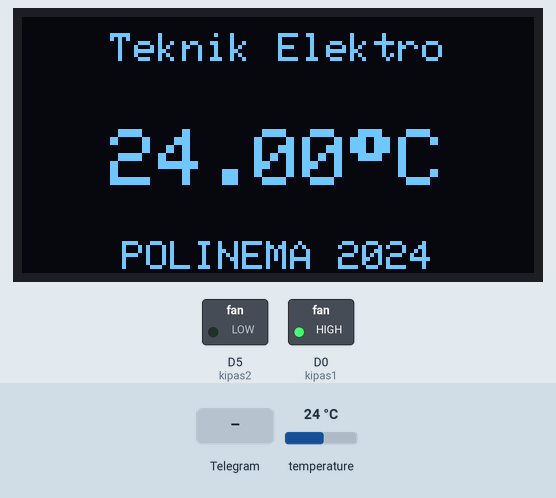
A sketch run on a simulated ESP8266 (NodeMCU). On the bench: 128×64 one-colour display, switched loads named in the sketch (green lamp = pin HIGH). Inputs (shaded band) come from the test bench; at power-on: temperature 24 °C. WiFi joins after 1.5 s; servers stay silent unless stated; what the sketch prints to the serial monitor is not drawn.

Above: at 4.8 s.
4.9 s: temperature set to 34.2 °C
At 6.8 s:
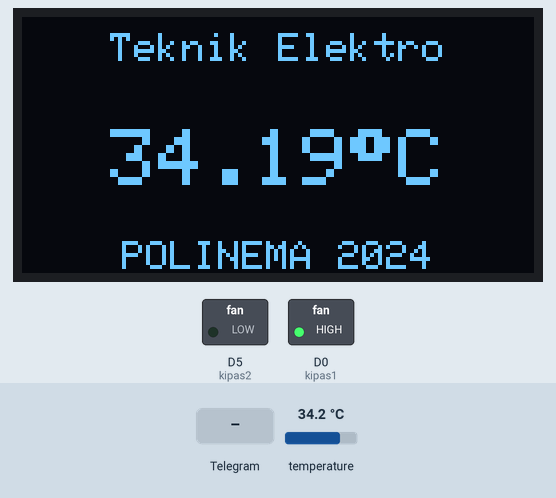
7.1 s: temperature set to 35.8 °C
At 8.4 s:
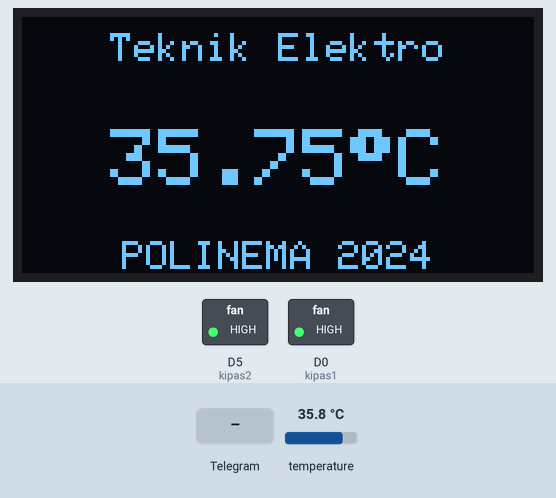
9.0 s: Telegram message "/ceksuhu" received
13.0 s: temperature set to 30.5 °C
At 14.2 s:
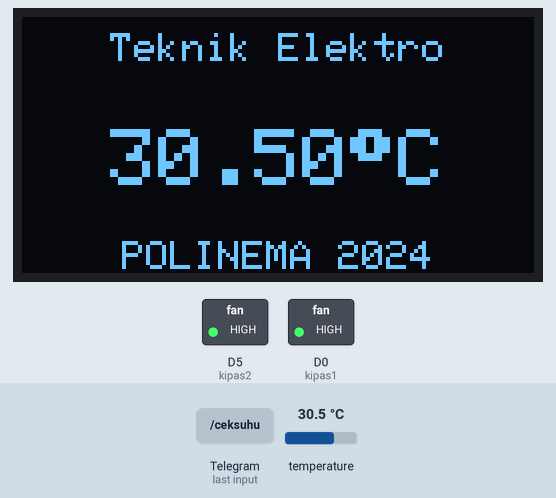
14.5 s: temperature set to 29.4 °C
At 16.1 s:
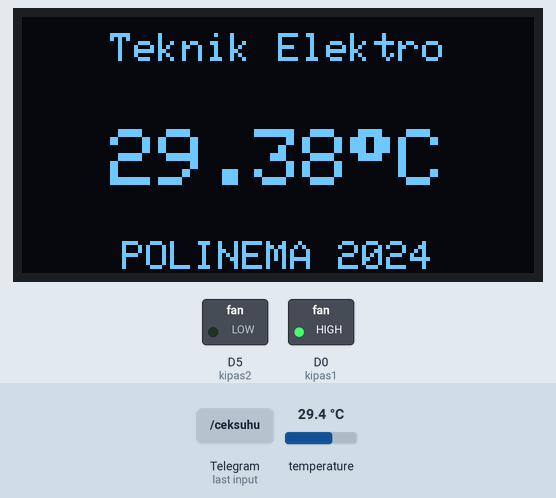
Timing chart, 0 to 17.4 s (numbered marks = the images above; inputs shaded):
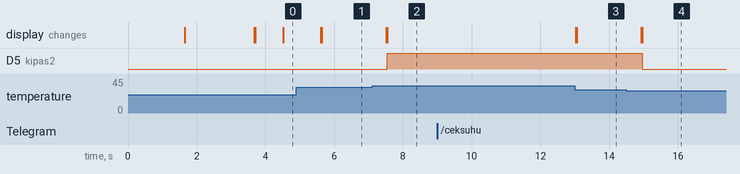

The sketch:

Program_Arduino_IDE.ino
```cpp
#include <ESP8266WiFi.h>             //Memanggil Library WIFI ESP8266
#include <WiFiClientSecure.h>        //Memanggil Library WIFI ESP8266 KE SERVER
#include <UniversalTelegramBot.h>    //Memanggil Library Telegram
#include <SPI.h>                     //Memanggil Library LCD OLED I2C
#include <Wire.h>                    //Memanggil Library LCD OLED I2C
#include <Adafruit_GFX.h>            //Memanggil Library LCD OLEDSP8266
#include <Adafruit_SSD1306.h>        //Memanggil Library LCD OLED
#include <DallasTemperature.h>       //Memanggil Library Sensor Suhu
#include <OneWire.h>                 //Memanggil Library protokol OneWire

#define SCREEN_WIDTH 128             //mendefinisikan jumlah layar oled kesamping
#define SCREEN_HEIGHT 64             //mendefinisikan jumlah layar oled keatas
#define ONE_WIRE_BUS 12              //mendefinisikan pin yang akan digunakan oleh sensor
#define kipas1 D0                    //mendefinisikan pin yang akan digunakan oleh kipas 1
#define kipas2 D5                    //mendefinisikan pin yang akan digunakan oleh kipas 2
#define OLED_RESET -1                // memberikan nilai variable pada layar oled -1 digunakan karna pin reset tidak digunakan
#define SCREEN_ADDRESS 0x3C          //memberikan nilai hexadecimal pada layar oled pada bus I2C

Adafruit_SSD1306 display(SCREEN_WIDTH, SCREEN_HEIGHT, &Wire, OLED_RESET);   //menggunakan varible display untuk memanggil 4 variable yang sudah dijumlahkan dalam tanda kurung


// menggunakan OneWire dan DallasTemperature untuk menghubungkan sensor suhu tipe DS18B20 ke NodeMCU (ESP8266) melalui jalur satu kabel (OneWire)
OneWire oneWire(ONE_WIRE_BUS);
DallasTemperature DS18B20(&oneWire);

// menyimpan informasi suhu yang diukur oleh sensor suhu DS18B20
String tempString, tempString1;
float temp;
float Fahrenheit = 0;

char ssid[] = "ChangeThisToYourWifiUsername";          //Isikan username wifi yang akan digunakan untuk terhubung ke internet
char password[] = "ChangeThisToYourWifiPassword";     //Isikan password wifi yang digunakan

#define BOTtoken "6919629877:AAHLSMQv4cJUXtxH35UVbqFiGACSkTNYf4s"  //id bot token yang didapat setelah membuat bot pada telegram
WiFiClientSecure client;
UniversalTelegramBot bot(BOTtoken, client);

// Array untuk menyimpan ID Chat yang diizinkan
String allowedChats[] = {"1762649368", "your_second_id", "your_third_id"};  //id telegram orang yang menggunakan telegram setelah mendapat dari user info bot

unsigned long lastTemperatureSendTime = 0;
const unsigned long temperatureSendInterval = 120000; // setiap 2 menit mengirim pesan suhu ke telegram

int Bot_mtbs = 1000;  //digunakan untuk mengatur frekuensi pemanggilan fungsi getUpdates dari objek bot
long Bot_lasttime;

void handleNewMessages(int numNewMessages) {
  Serial.println("handleNewMessages");                    //menampilkan serial monitor
  Serial.println(String(numNewMessages));

  //digunakan untuk menangani pesan-pesan baru yang diterima dari Telegram. Mari kita bahas setiap barisnya
  for (int i = 0; i < numNewMessages; i++) {
    String chat_id = String(bot.messages[i].chat_id);
    String text = bot.messages[i].text;
    String from_name = bot.messages[i].from_name;
    if (from_name == "") from_name = "Guest";

    // Pemeriksaan ID Chat sebelum menjalankan perintah
    if (isAllowedChat(chat_id)) {
      if (text == "/ceksuhu") {
        DS18B20.requestTemperatures();
        temp = DS18B20.getTempCByIndex(0);
        Fahrenheit = DS18B20.toFahrenheit(temp);
        String suhu = "Suhu sekarang : ";
        suhu += String(temp, 2);
        suhu += " °C\n";
        suhu += String(Fahrenheit, 2);
        suhu += " °F";
        bot.sendMessage(chat_id, suhu, "");
      }
      else if (text == "/kipas1on") {                         //text pada telegram yang digunakan sebagai pengontrol
        digitalWrite(kipas1, LOW);                            //memanggil variable pin kipas 1 untuk LOW
        bot.sendMessage(chat_id, "Kipas 1 sudah menyala", "");
      }
      else if (text == "/kipas1off") {                        //text pada telegram yang digunakan sebagai pengontrol
        digitalWrite(kipas1, HIGH);                           //memanggil variable pin kipas 1 untuk HIGH
        bot.sendMessage(chat_id, "Kipas 1 sudah mati", "");   //tulisan yang muncul pada telegram setelah kipas sudah mati
      }
      else if (text == "/start") {                            //variable yang muncul setelah mengetik kata start pada telegram
        String welcome = "Welcome " + from_name + " .\n";     // nama tulisan yang muncul
        welcome += "/ceksuhu : Cek suhu ruangan\n";           // tulisan yang muncul pada telegram
        welcome += "/kipas1on : Nyalakan kipas1\n";           // tulisan yang muncul pada telegram
        welcome += "/kipas1off : Matikan kipas1\n";           // tulisan yang muncul pada telegram
        bot.sendMessage(chat_id, welcome, "Markdown");        //mengirim ke telegram
      }
    } else {
      // ID Chat tidak valid, kirim pesan ke pengirim
      String errorMessage = "Anda tidak memiliki izin untuk menjalankan perintah ini.";
      bot.sendMessage(chat_id, errorMessage, "");
    }
  }
}

void sendTemperatureToTelegram() {
  // Pemeriksaan ID Chat sebelum mengirim dan suhu data suhu dari sensor DS18B20 dan mengirimkannya ke pengguna melalui layanan Telegram
  for (int i = 0; i < sizeof(allowedChats) / sizeof(allowedChats[0]); i++) {
    String chat_id = allowedChats[i];
    if (chat_id != "") {
      DS18B20.requestTemperatures();
      temp = DS18B20.getTempCByIndex(0);
      Fahrenheit = DS18B20.toFahrenheit(temp);

      String suhuMessage = "Suhu saat ini : ";
      suhuMessage += String(temp, 2);
      suhuMessage += " °C\n";
      suhuMessage += String(Fahrenheit, 2);
      suhuMessage += " °F";

      bot.sendMessage(chat_id, suhuMessage, "");
    }
  }
}

void setup() {
  pinMode(kipas1, OUTPUT);     // variale kipas1 dipanggil dan digunakan sebagai output
  digitalWrite(kipas1, HIGH);  // kondisi pin diawal
  pinMode(kipas2, OUTPUT);     // variale kipas2 dipanggil dan digunakan sebagai output
  digitalWrite(kipas2, LOW);   // kondisi pin diawal
  Serial.begin(115200);        // menginisialisasi komunikasi serial pada perangkat ESP8266 dengan kecepatan baud 11520


  // menginisialisasi koneksi WiFi dan komponen lainnya
  DS18B20.begin();
  Wire.begin();
  client.setInsecure();
  WiFi.mode(WIFI_STA);
  delay(100);
  Serial.print("Connecting Wifi: ");    //menampilkan pada serial monitor saat terkoneksi dengan wifi
  Serial.println(ssid);
  WiFi.begin(ssid, password);

  //menunggu hingga perangkat ESP8266 berhasil terhubung ke jaringan Wi-Fi sebelum melanjutkan eksekusi program
  while (WiFi.status() != WL_CONNECTED) {
    Serial.print(".");
    delay(500);
  }
  if(WiFi.status() == WL_CONNECTED){
    Serial.println("");
    Serial.println("ESP8266 sudah terkonesi dg Wifi!");
    Serial.println("IP address esp8266 : ");
    Serial.println(WiFi.localIP());
    }

  //menginisialisasi layar OLED menggunakan perpustakaan Adafruit_SSD1306
  if (!display.begin(SSD1306_SWITCHCAPVCC, SCREEN_ADDRESS)) {
    Serial.println(F("SSD1306 allocation failed"));
    while (true) {
      delay(1000);
    }
  }

  // mengatur tampilan pada layar OLED setelah perangkat berhasil terhubung ke jaringan Wi-Fi
  delay(2000);
  display.clearDisplay();
  display.setTextSize(1);
  display.setTextColor(WHITE);
  displayDisplayCenter("Teknik Elektro", 4);
  displayDisplayCenter("POLINEMA 2024", 56);
  display.setTextSize(2);
  display.setCursor(0, 32);
  tempString.reserve(10);
}


void loop() {
  //membaca suhu dari sensor DS18B20, mengonversinya ke Celsius dan Fahrenheit, dan kemudian menampilkannya di Serial Monitor.
  DS18B20.requestTemperatures();
  temp = DS18B20.getTempCByIndex(0);
  Fahrenheit = DS18B20.toFahrenheit(temp);
  Serial.println(temp);
  Serial.println(Fahrenheit);

  // mengonversi nilai suhu (temp) menjadi string yang akan ditampilkan di layar OLED
  tempString = String(temp, 2);
  tempString += (char)247;
  tempString += "C";


  //mengubah tampilan di layar OLED jika nilai tempString berbeda dengan nilai sebelumnya (tempString1).
  if (tempString != tempString1) {
    display.setTextColor(BLACK);  //Menampilkan text color hitam
    displayDisplayCenter(tempString1, 28);
  }


  tempString1 = tempString;    // memperbarui nilai tempString1 dengan nilai tempString saat ini
  Serial.println(tempString);  // mencetak nilai tempString ke Serial Monitor
  display.setTextColor(WHITE); // menampilkan nilai tempString di layar OLED dengan warna teks putih
  displayDisplayCenter(tempString, 28);


  //Potongan kode ini memeriksa apakah sudah waktunya mengirim data suhu ke Telegram
  if (millis() - lastTemperatureSendTime >= temperatureSendInterval) {
    lastTemperatureSendTime = millis();
    sendTemperatureToTelegram();
  }

  //perintah dimana jika suhu 35 derajat maka kipas 2 akan HIGH dan akan mengirimkan pesan
  if (temp > 35.00) {
    digitalWrite(kipas2, HIGH);               //jika suhu 35 derajat maka kipas2 akan HIGH
    for (int i = 0; i < sizeof(allowedChats) / sizeof(allowedChats[0]); i++) {
      String chat_id = allowedChats[i];
      if (chat_id != "") {
        bot.sendMessage(chat_id, "Kipas 2 aktif.", ""); //mengirim pesan ke telegram
      }
    }
  }
  else if (temp < 30.00) {
    digitalWrite(kipas2, LOW); //Jika suhu sudah menyentuh dibawah 30 derajat maka kipas akan LOW
  }


  if (temp > 35.00) {                                           // ketika suhu (temp) melebihi 35.00 derajat Celsius
    bot.sendChatAction(allowedChats[0], "Sedang mengetik...");  //indikasi bahwa bot sedang memproses pesan atau tindakan
    Serial.print("Suhu saat ini : ");                           //menampilkan pada serial monitor
    Serial.println(temp);
    delay(2000);

    String suhu = "Intensitas suhu : ";   //inisialisasi string suhu dengan teks awal "Intensitas suhu
    suhu += String(temp, 2);              // Menambahkan nilai suhu (temp) ke dalam string suhu dengan dua digit di belakang koma
    suhu += " *C\n";                      //Menambahkan teks " *C" (mengindikasikan satuan Celsius) dan karakter newline ("\n") ke string suhu
    suhu += "Suhu maksimal\n";            //Menambahkan teks "Suhu maksimal" dan karakter newline ("\n") ke string suhu

    for (int i = 0; i < sizeof(allowedChats) / sizeof(allowedChats[0]); i++) {  // Loop untuk mengirim pesan ke setiap ID chat yang diizinkan
      String chat_id = allowedChats[i];                                         //Mengambil ID chat dari array allowedChats
      if (chat_id != "") {                                                      //Memeriksa apakah ID chat tidak kosong
        bot.sendMessage(chat_id, suhu, "");                                     //Mengirim pesan ke ID chat dengan isi pesan suhu
      }
    }
    Serial.print("Mengirim data sensor ke telegram");                           //menampilkan pada serial monitor
  }


  //memeriksa pesan-pesan baru dari bot dan menjalankan fungsi handleNewMessages untuk memproses pesan-pesan
  if (millis() > Bot_lasttime + Bot_mtbs) {
    int numNewMessages = bot.getUpdates(bot.last_message_received + 1);

    while (numNewMessages) {
      Serial.println("Memeriksa Respon");
      handleNewMessages(numNewMessages);
      numNewMessages = bot.getUpdates(bot.last_message_received + 1);
    }
    Bot_lasttime = millis();
  }
}

void displayDisplayCenter(String text, int posisi) {            //menampilkan teks secara pusat pada layar OLED
  int16_t x1, y1;             //Mendeklarasikan dua variabel bertipe data int16_t (x1 dan y1) yang akan digunakan untuk menyimpan koordinat titik paling kiri atas dari teks
  uint16_t width, height;     // Mendeklarasikan dua variabel bertipe data uint16_t (width dan height) yang akan digunakan untuk menyimpan lebar dan tinggi kotak pembatas teks

  display.getTextBounds(text, 0, 0, &x1, &y1, &width, &height);  // untuk mendapatkan batas teks yang akan ditampilkan

  display.setCursor((SCREEN_WIDTH - width) / 2, posisi);  //Menetapkan posisi kursor untuk menampilkan tek
  display.println(text);                                  // Menampilkan teks dengan menggunakan metode println dari objek display
  display.display();                                      //Memperbarui tampilan layar OLED agar perubahan yang dilakukan terlihat
}

bool isAllowedChat(String chatId) {
  //memeriksa apakah suatu ID chat tertentu termasuk dalam daftar ID chat yang diizinkan (allowedChats)
  // Mengecek apakah chatId ada dalam array allowedChats
  for (int i = 0; i < sizeof(allowedChats) / sizeof(allowedChats[0]); i++) {
    if (allowedChats[i] == chatId) {
      return true;
    }
  }
  return false;
}
```

Measured:
- the behaviour switches between 35 and 35.1 °C on temperature (found by bisection; images 1 and 2)
- the behaviour switches between 30 and 29.9 °C on temperature (found by bisection; images 3 and 4)
- after the input at 4.9 s, the display: first changes after 0.71 s (image 1 shows a later state)
- after the input at 7.1 s, D5 (kipas2): LOW → HIGH after 0.44 s; the display: first changes after 0.41 s (image 2 shows a later state)
- after the input at 9.0 s, every drawn part: stays the same
- after the input at 13.0 s, the display: first changes at once (image 3 shows a later state)
- after the input at 14.5 s, D5 (kipas2): HIGH → LOW after 0.46 s; the display: first changes after 0.43 s (image 4 shows a later state)
